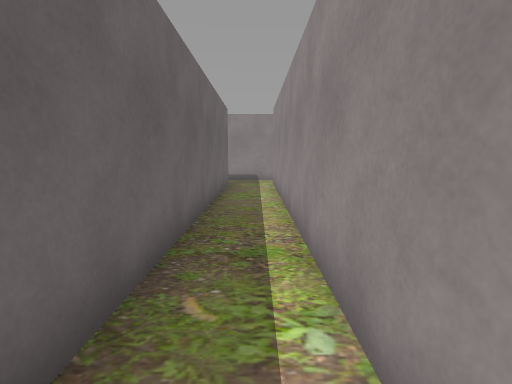
View 1 (above)

17 first-person views from a walk through a scene from a Unity 3-D project. The camera is 1.3 m above the floor, tilts 8° down and sees 85° across. The floor is counted in squares, 1 m on a side. Each view is taken from the middle of a square. On the plan, view 1 faces up. The plan holds only what a view shows up to about 13 squares ahead; the rest is blank. The place goes on beyond the plan. The player character is not drawn. Door leaves are left out, so doorways stand open.

View 2
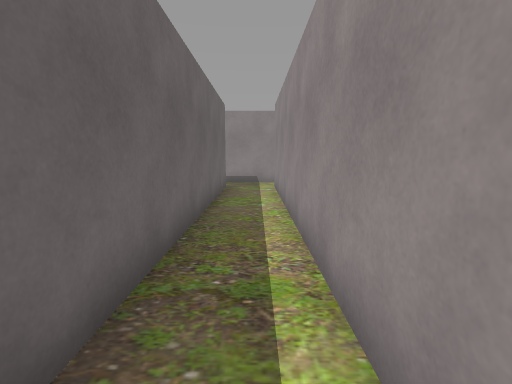

View 3
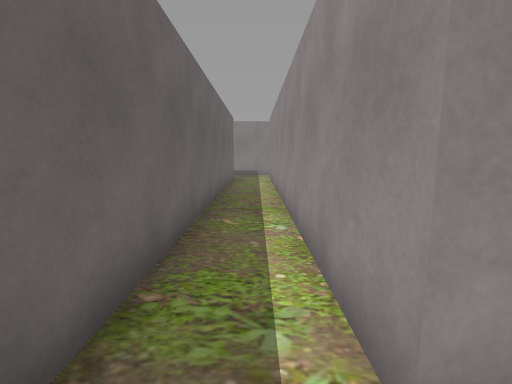

View 4
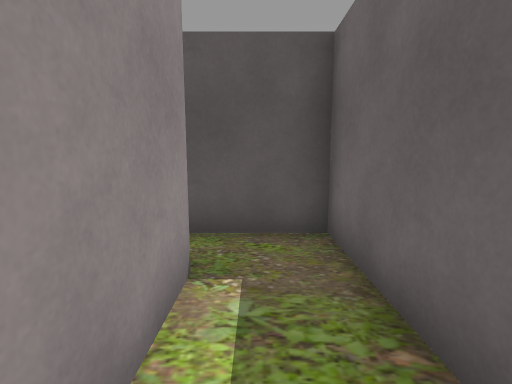

View 5
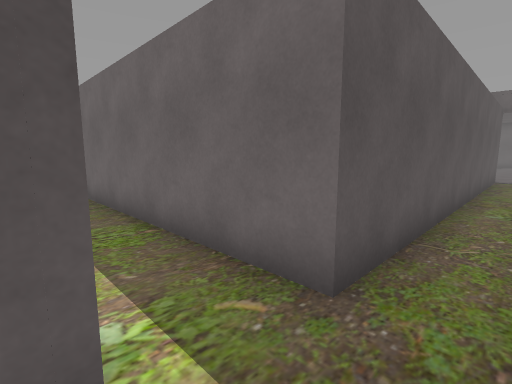

View 6
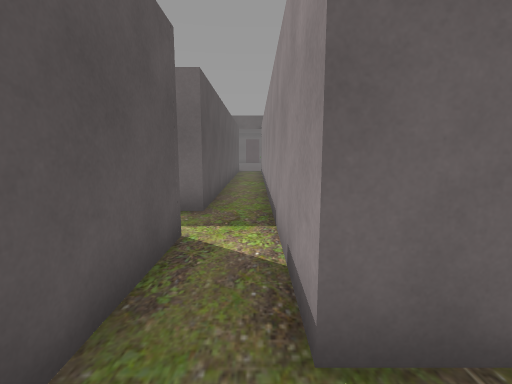

View 7
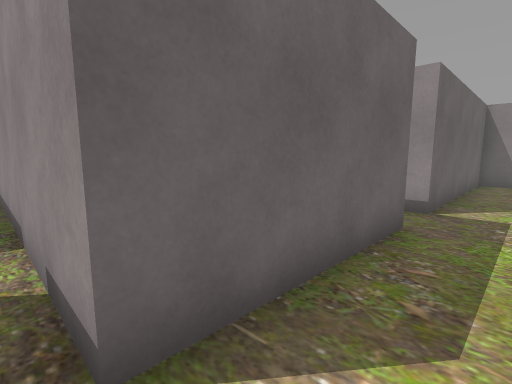

View 8
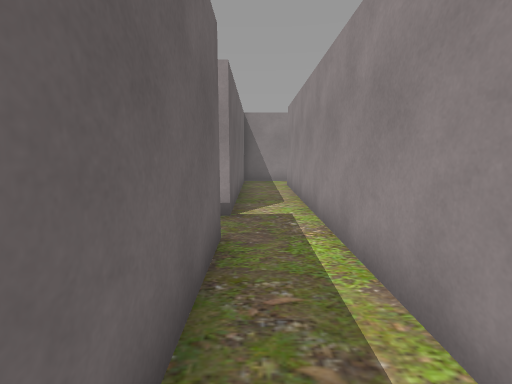

View 9
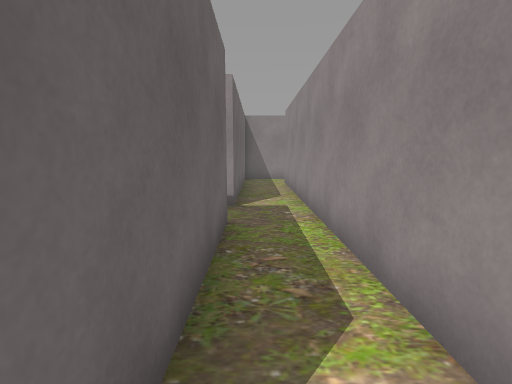

View 10
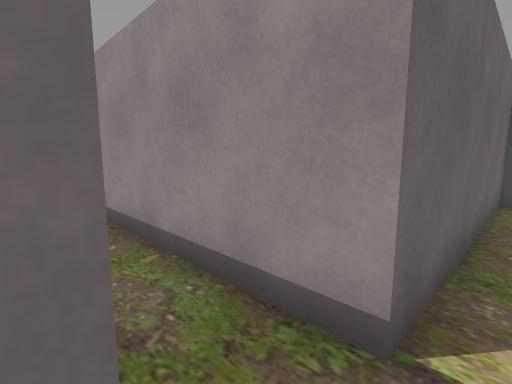

View 11
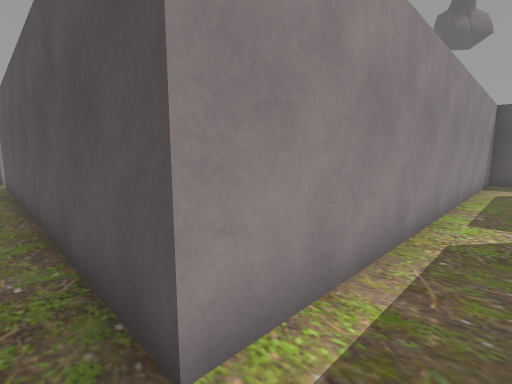

View 12
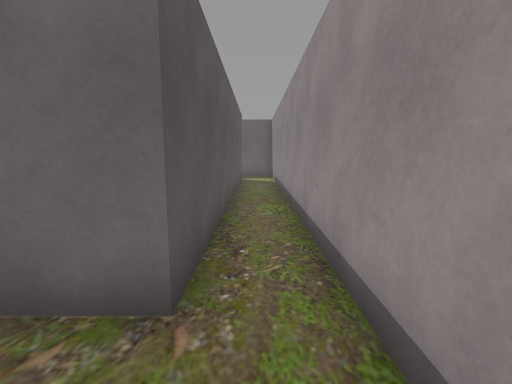

View 13
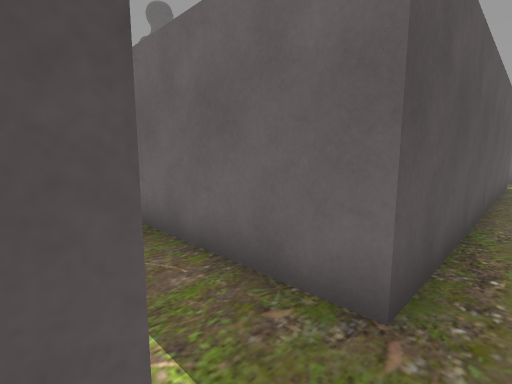

View 14
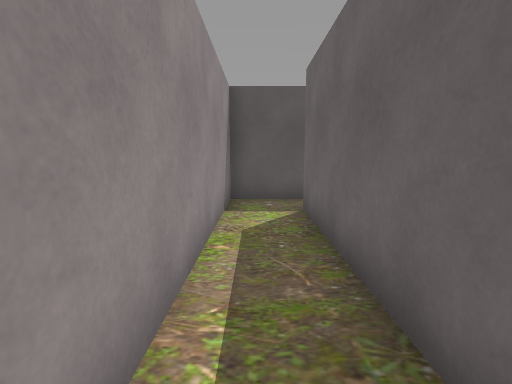

View 15
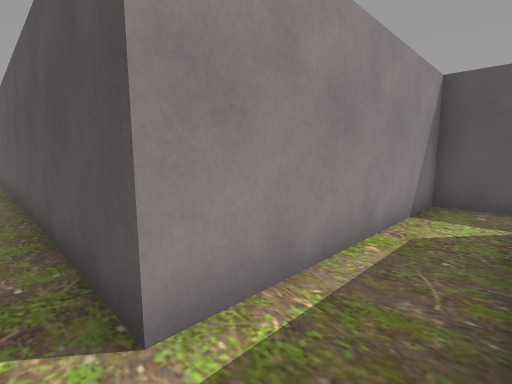

View 16
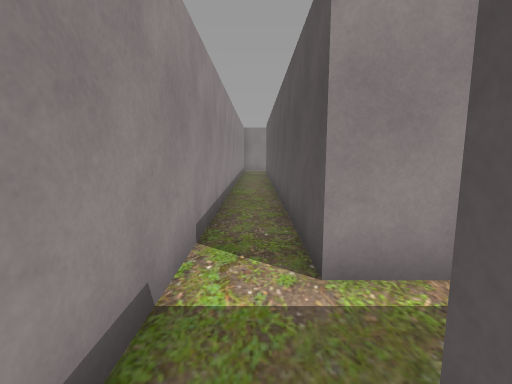

View 17
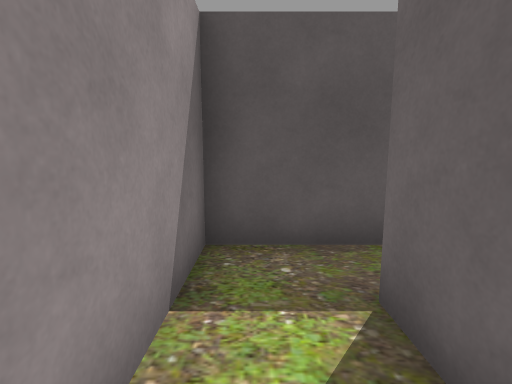

### Floor plan
Ten units are one square. View 1 is at (0, 0); x grows to the right and y downward. Boxes are objects, and circles mark ways between rooms. Rooms are numbered by the first view taken in them; rooms with no view inside come last. Other rooms are left out.
<svg viewBox="-80 -274 300 313">
<path fill="none" stroke="#000" d="M5 -134 -75 -134M-75 -118 -12 -118 -12 24M7 19 7 -118M12 19 7 19M-12 24 -12 34 11 34M35 -182 35 -134 5 -134M7 -118 53 -118 53 -176M35 -197 -19 -197M53 -176 53 -196M53 -196 53 -253M55 -269 35 -269 35 -197M215 -269 55 -269M187 -194 187 -253 215 -253M53 -253 169 -253 169 -196"/>
<circle cx="0" cy="20" r="3" fill="#2a7"/>
<circle cx="10" cy="-130" r="3" fill="#2a7"/>
<circle cx="40" cy="-170" r="3" fill="#2a7"/>
<circle cx="40" cy="-200" r="3" fill="#2a7"/>
<circle cx="60" cy="-260" r="3" fill="#2a7"/>
<text x="0" y="-80">1</text>
<text x="80" y="30">2</text>
<text x="40" y="-150">3</text>
<text x="-10" y="-190">4</text>
<text x="40" y="-230">5</text>
<text x="150" y="-260">6</text>
</svg>
Room 1 opens to room 2. Room 1 opens to room 3. Room 3 opens to room 4. Room 4 opens to room 5. Room 5 opens to room 6.

Where each view was taken, in squares from view 1:
view 1: 0 up, 0 right, facing up
view 2: 1 up, 0 right, facing up
view 3: 3 down, 0 right, facing up
view 4: 1 up, 0 right, facing down
view 5: 13 up, 1 right, facing down-left
view 6: 13 up, 5 right, facing left
view 7: 13 up, 5 right, facing up-left
view 8: 14 up, 4 right, facing up
view 9: 13 up, 4 right, facing up
view 10: 18 up, 4 right, facing up-left
view 11: 26 up, 4 right, facing down-right
view 12: 26 up, 19 right, facing left
view 13: 26 up, 19 right, facing down-left
view 14: 26 up, 18 right, facing down
view 15: 26 up, 17 right, facing down-right
view 16: 26 up, 16 right, facing right
view 17: 22 up, 18 right, facing down
